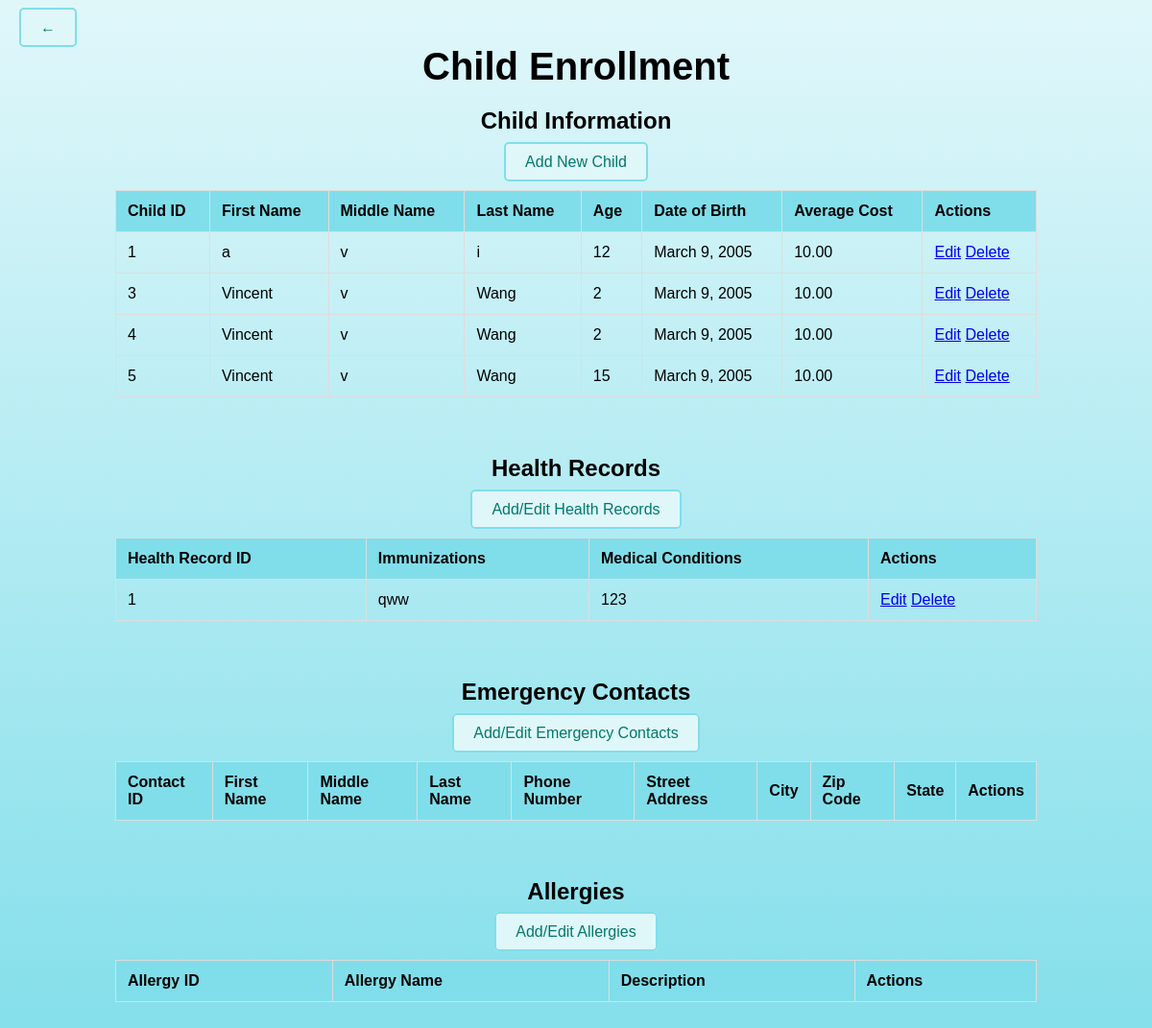
Page /myapp/child-enrollment/ on the committed database.
### myapp/models.py (models this page shows, shortened)
class Child(models.Model):
    first_name = models.CharField(max_length=100)
    middle_name = models.CharField(max_length=100, blank=True, null=True)
    last_name = models.CharField(max_length=100)
    age = models.IntegerField()
    date_of_birth = models.DateField()
    average_cost = models.DecimalField(max_digits=10, decimal_places=2)

class HealthRecord(models.Model):
    child = models.ForeignKey(Child, on_delete=models.CASCADE)
    immunizations = models.TextField()
    medical_conditions = models.TextField()

### myapp/views.py (the view)
# urls.py: path('child-enrollment/', views.child_enrollment, name='child_enrollment'),
def child_enrollment(request):
    context = {
        'children': Child.objects.all(),
        'health_records': HealthRecord.objects.all(),
        'emergency_contacts': EmergencyContact.objects.all(),
        'allergies': Allergy.objects.all(),
    }
    return render(request, 'child_enrollment.html', context)

### myapp/templates/child_enrollment.html (shortened to what this page needs)
<!DOCTYPE html>
<html lang="en">
<head>
</head>
<body>
    <div class="container">
        <div class="back-button">
            <a href="{% url 'home' %}" class="button">&larr;</a>
        </div>
        <h1>Child Enrollment</h1>
        <div class="section">
            <h2>Child Information</h2>
            <a href="{% url 'add_child' %}" class="button">Add New Child</a>
            <div class="table-container">
                <table>
                    <thead>
                        <tr>
                            <th>Child ID</th>
                            <th>First Name</th>
                            <th>Middle Name</th>
                            <th>Last Name</th>
                            <th>Age</th>
                            <th>Date of Birth</th>
                            <th>Average Cost</th>
                            <th>Actions</th>
                        </tr>
                    </thead>
                    <tbody>
                        {% for child in children %}
                        <tr>
                            <td>{{ child.id }}</td>
                            <td>{{ child.first_name }}</td>
                            <td>{{ child.middle_name }}</td>
                            <td>{{ child.last_name }}</td>
                            <td>{{ child.age }}</td>
                            <td>{{ child.date_of_birth }}</td>
                            <td>{{ child.average_cost }}</td>
                            <td>
                                <a href="{% url 'edit_child' child.id %}">Edit</a>
                                <a href="{% url 'delete_child' child.id %}">Delete</a>
                            </td>
                        </tr>
                        {% endfor %}
                    </tbody>
                </table>
            </div>
        </div>
        <div class="section">
            <h2>Health Records</h2>
            <a href="{% url 'add_health_record' %}" class="button">Add/Edit Health Records</a>
            <div class="table-container">
                <table>
                    <thead>
                        <tr>
                            <th>Health Record ID</th>
                            <th>Immunizations</th>
                            <th>Medical Conditions</th>
                            <th>Actions</th>
                        </tr>
                    </thead>
                    <tbody>
                        {% for record in health_records %}
                        <tr>
                            <td>{{ record.id }}</td>
                            <td>{{ record.immunizations }}</td>
                            <td>{{ record.medical_conditions }}</td>
                            <td>
                                <a href="{% url 'edit_health_record' record.id %}">Edit</a>
                                <a href="{% url 'delete_health_record' record.id %}">Delete</a>
                            </td>
                        </tr>
                        {% endfor %}
                    </tbody>
                </table>
            </div>
        </div>
        <div class="section">
            <h2>Emergency Contacts</h2>
            <a href="{% url 'add_emergency_contact' %}" class="button">Add/Edit Emergency Contacts</a>
            <div class="table-container">
                <table>
                    <thead>
                        <tr>
                            <th>Contact ID</th>
                            <th>First Name</th>
                            <th>Middle Name</th>
                            <th>Last Name</th>
                            <th>Phone Number</th>
                            <th>Street Address</th>
                            <th>City</th>
                            <th>Zip Code</th>
                            <th>State</th>
                            <th>Actions</th>
                        </tr>
                    </thead>
                </table>
            </div>
        </div>
        <div class="section">
            <h2>Allergies</h2>
            <a href="{% url 'add_allergy' %}" class="button">Add/Edit Allergies</a>
            <div class="table-container">
                <table>
                    <thead>
                        <tr>
                            <th>Allergy ID</th>
                            <th>Allergy Name</th>
                            <th>Description</th>
                            <th>Actions</th>
                        </tr>
                    </thead>
                </table>
            </div>
        </div>
    </div>
</body>
</html>

### myapp/templates/child_enrollment.html (style rules this page uses)
body { font-family: Arial, sans-serif; text-align: center; background: linear-gradient(to bottom, #e0f7fa, #80deea); margin: 0; padding: 0; position: relative; }
.container { width: 80%; margin: auto; padding: 20px; }
h1 { font-size: 2.5em; margin-bottom: 20px; }
.section { margin-bottom: 40px; }
.table-container { overflow-x: auto; }
table { width: 100%; border-collapse: collapse; margin: 20px 0; }
th, td { padding: 12px; border: 1px solid #ddd; text-align: left; }
th { background-color: #80deea; }
.button { padding: 10px 20px; background-color: #e0f7fa; border: 2px solid #80deea; border-radius: 5px; text-decoration: none; color: #00796b; font-size: 16px; margin-bottom: 10px; }
.back-button { position: absolute; top: 20px; left: 20px; }

### rows in the picture
Child: id "1", first_name "a", middle_name "v", last_name "i", age "12", date_of_birth "March 9, 2005", average_cost "10.00"
Child: id "3", first_name "Vincent", middle_name "v", last_name "Wang", age "2", date_of_birth "March 9, 2005", average_cost "10.00"
Child: id "4", first_name "Vincent", middle_name "v", last_name "Wang", age "2", date_of_birth "March 9, 2005", average_cost "10.00"
Child: id "5", first_name "Vincent", middle_name "v", last_name "Wang", age "15", date_of_birth "March 9, 2005", average_cost "10.00"
HealthRecord: id "1", immunizations "qww", medical_conditions "123"
